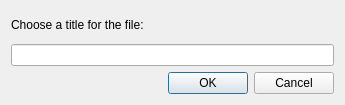
<ui version="4.0" >
 <class>TitleDlgUi</class>
 <widget class="QDialog" name="TitleDlgUi" >
  <property name="geometry" >
   <rect>
    <x>0</x>
    <y>0</y>
    <width>345</width>
    <height>105</height>
   </rect>
  </property>
  <property name="windowTitle" >
   <string>Song Title</string>
  </property>
  <property name="windowIcon" >
   <iconset resource="ambience.qrc" >:/images/genesis_zoom_ico.png</iconset>
  </property>
  <property name="modal" >
   <bool>true</bool>
  </property>
  <layout class="QGridLayout" >
   <item row="0" column="0" >
    <widget class="QLabel" name="label" >
     <property name="sizePolicy" >
      <sizepolicy vsizetype="Minimum" hsizetype="Minimum" >
       <horstretch>0</horstretch>
       <verstretch>0</verstretch>
      </sizepolicy>
     </property>
     <property name="text" >
      <string>Choose a title for the file:</string>
     </property>
    </widget>
   </item>
   <item row="0" column="1" >
    <widget class="QLabel" name="m_filenameLbl" >
     <property name="sizePolicy" >
      <sizepolicy vsizetype="Minimum" hsizetype="Expanding" >
       <horstretch>0</horstretch>
       <verstretch>0</verstretch>
      </sizepolicy>
     </property>
     <property name="text" >
      <string/>
     </property>
    </widget>
   </item>
   <item row="1" column="0" colspan="2" >
    <widget class="QLineEdit" name="m_titleEdit" />
   </item>
   <item row="2" column="0" colspan="2" >
    <widget class="QDialogButtonBox" name="buttonBox" >
     <property name="orientation" >
      <enum>Qt::Horizontal</enum>
     </property>
     <property name="standardButtons" >
      <set>QDialogButtonBox::Cancel|QDialogButtonBox::NoButton|QDialogButtonBox::Ok</set>
     </property>
    </widget>
   </item>
  </layout>
 </widget>
 <resources>
  <include location="ambience.qrc" />
 </resources>
 <connections>
  <connection>
   <sender>buttonBox</sender>
   <signal>accepted()</signal>
   <receiver>TitleDlgUi</receiver>
   <slot>accept()</slot>
   <hints>
    <hint type="sourcelabel" >
     <x>248</x>
     <y>254</y>
    </hint>
    <hint type="destinationlabel" >
     <x>157</x>
     <y>274</y>
    </hint>
   </hints>
  </connection>
  <connection>
   <sender>buttonBox</sender>
   <signal>rejected()</signal>
   <receiver>TitleDlgUi</receiver>
   <slot>reject()</slot>
   <hints>
    <hint type="sourcelabel" >
     <x>316</x>
     <y>260</y>
    </hint>
    <hint type="destinationlabel" >
     <x>286</x>
     <y>274</y>
    </hint>
   </hints>
  </connection>
 </connections>
</ui>
